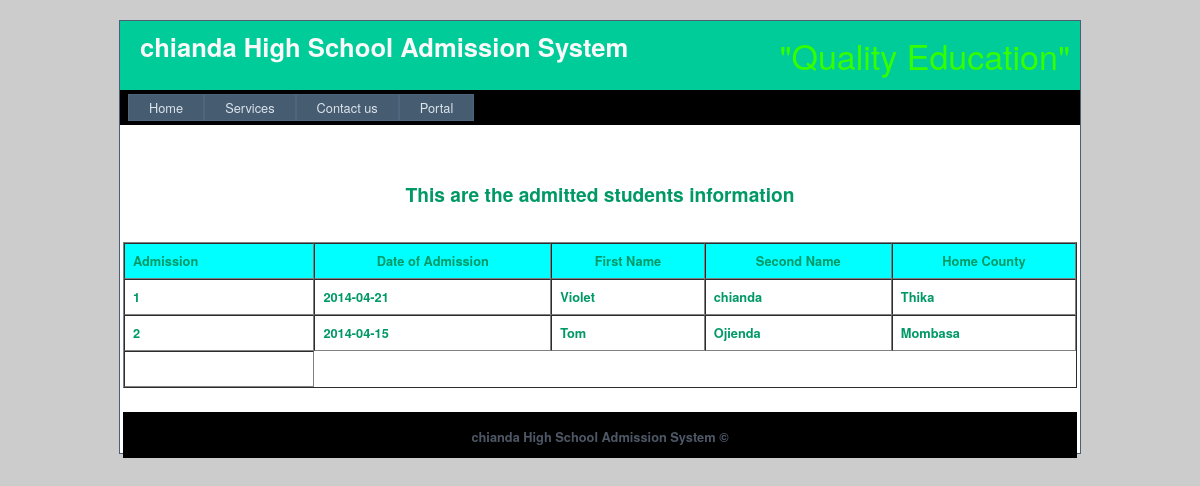
The app's page /adm/display_students_info.php with its own data.
### tables this page shows
CREATE TABLE IF NOT EXISTS `heading` (
  `id` int(255) NOT NULL AUTO_INCREMENT,
  `heading` varchar(255) NOT NULL,
  PRIMARY KEY (`id`)
);

CREATE TABLE IF NOT EXISTS `admission` (
  `id` int(10) NOT NULL AUTO_INCREMENT,
  `date` date NOT NULL,
  `yearofbirth` varchar(25) NOT NULL,
  `gender` varchar(25) NOT NULL,
  `fees` int(25) NOT NULL,
  `fname` varchar(25) NOT NULL,
  `sname` varchar(25) NOT NULL,
  `kcpe` int(25) NOT NULL,
  `parentfname` varchar(25) NOT NULL,
  `parentsname` varchar(25) NOT NULL,
  `parentmobile` varchar(25) NOT NULL,
  `nationalid` int(25) NOT NULL,
  `address` varchar(25) NOT NULL,
  `county` varchar(25) NOT NULL,
  `primaryname` varchar(25) NOT NULL,
  `primarycounty` varchar(25) NOT NULL,
  `primaryaddress` varchar(25) NOT NULL,
  PRIMARY KEY (`id`)
);

CREATE TABLE IF NOT EXISTS `all_rights_reserved` (
  `id` int(25) NOT NULL AUTO_INCREMENT,
  `details` text NOT NULL,
  PRIMARY KEY (`id`)
);

### adm/display_students_info.php (the view, shortened to what this page needs)
<!DOCTYPE html PUBLIC "-//W3C//DTD XHTML 1.0 Transitional//EN" "http://www.w3.org/TR/xhtml1/DTD/xhtml1-transitional.dtd">
<html data-savefrom-tab-data="{&quot;module&quot;:&quot;lm&quot;,&quot;tooltip&quot;:&quot;Links found: 0&quot;}" xmlns="http://www.w3.org/1999/xhtml"><head>
<link href="../include/style.css" rel="stylesheet" type="text/css">
</head>
<body data-savefrom-link-count="13">
    <div class="page">
    <div class="header">
            <div class="title">
                <h1>
                  <?php
			$result=mysql_query( "SELECT * FROM heading" );
			while ($row=mysql_fetch_array($result))
				{
					echo $row['heading'];
					}
            ?></h1>
            </div>
            <div class="loginDisplay">&quot;Quality Education&quot;</div>
            <div class="clear hideSkiplink">
                <a href="#NavigationMenu_SkipLink"><img alt="Skip Navigation Links" src="../include/WebResource.gif" style="border-width:0px;" height="0" width="0"></a><div style="float: left;" class="menu" id="NavigationMenu">
	<ul role="menubar" style="position: relative; width: auto; float: left;" tabindex="0" class="level1 static">
		<li style="position: relative; float: left;" class="static" role="menuitem"><a tabindex="-1" class="level1 static" href="../index.php">Home</a></li>
		<li style="position: relative; float: left;" role="menuitem" aria-haspopup="NavigationMenu:submenu:3" class="has-popup static"><a tabindex="-1" class="popout level1 static" href="../services.php">Services</a>
		  </li>
		<li style="position: relative; float: left;" class="static" role="menuitem"><a tabindex="-1" class="level1 static" href="../contact us.php">Contact us</a></li>
		<li style="position: relative; float: left;" class="static" role="menuitem"><a tabindex="-1" class="level1 static" href="../portal.php">Portal</a></li>
	</ul>
</div><div style="clear: left;"></div><a id="NavigationMenu_SkipLink"></a>
            </div>
</div>
      <table width="100%">
  <tr>
    <th width="80%" height="232" scope="col"><?php
	$result=mysql_query("SELECT * FROM admission");
		echo "<br/><br/>";
		echo "<h2>This are the admitted students information </h2>";
		echo "<table width='100%'  cellpadding='8' cellspacing='0' border='1'>";
		echo "<tr bgcolor='00FFFF'><th align=left>Admission</th><th>Date of Admission</th><th>First Name</th><th>Second Name</th><th>Home County</th></tr>";
	while ($row=mysql_fetch_array($result))
	{
					echo " <tr><td align=left>";
			 		echo  $row['id'];
			 		echo  "</td>
			 		<td align=left>";
			 		echo  $row['date'];
			  		echo "</td>
			  		<td align=left>";
					echo $row['fname'];
					echo  "</td>
			  		<td align=left> ";
					echo $row['sname'];
					echo "</td>
					<td align=left>";
					echo $row['county'];
					echo "</td>";
            		echo " </tr>";
		}
    ?>&nbsp;</th>
    <th width="20%" scope="col">&nbsp;</th>
  </tr>
</table>
<table width="100%">
  <tr>
    <th width="22%" scope="col" bgcolor="">&nbsp;</th>
  </tr>
</table>
        <div class="footer">
          <div align="left">
            <div class="footer"><?php
			$result=mysql_query( "SELECT * FROM all_rights_reserved" );
			while ($row=mysql_fetch_array($result))
				{
					echo $row['details'];
					}
            ?></div>
          </div>
      </div>
    </div>
</body></html>

### include/style.css (style rules this page uses)
.page { width: 960px; background-color: #fff; margin: 20px auto 0px auto; border: 1px solid #496077; }
.header { position: relative; margin: 0px; padding: 0px; background:#0C9; width: 100%; overflow: visible; }
.header h1 { font-weight: 700; margin: 0px; padding: 0px 0px 0px 20px; color: #f9f9f9; border: none; line-height: 2em; font-size: 2em; }
.footer { color: #4e5766; padding: 8px 0px 0px 0px; margin: 0px auto; text-align: center; line-height: normal; height:30px; background-color: Black; }
div.hideSkiplink { background-color:#000; width:100%; }
div.menu { padding: 4px 0px 4px 8px; }
div.menu ul { list-style: none; margin: 0px; padding: 0px; width: auto; }
div.menu ul li a, div.menu ul li a:visited { background-color: #465c71; border: 1px #4e667d solid; color: #dde4ec; display: block; line-height: 1.35em; padding: 4px 20px; text-decoration: none; white-space: nowrap; }
.clear { clear: both; }
.title { display: block; float: left; text-align: left; width: auto; }
.loginDisplay { font:"Brush Script Std"; font-size:34px; display: block; text-align: right; padding: 10px; color:#3F0; }

### records on screen
heading: heading "chianda High School Admission System"
admission: id "1", date "2014-04-21", fname "Violet", sname "chianda", county "Thika"
admission: id "2", date "2014-04-15", fname "Tom", sname "Ojienda", county "Mombasa"
all_rights_reserved: details "chianda High School Admission System ©"
